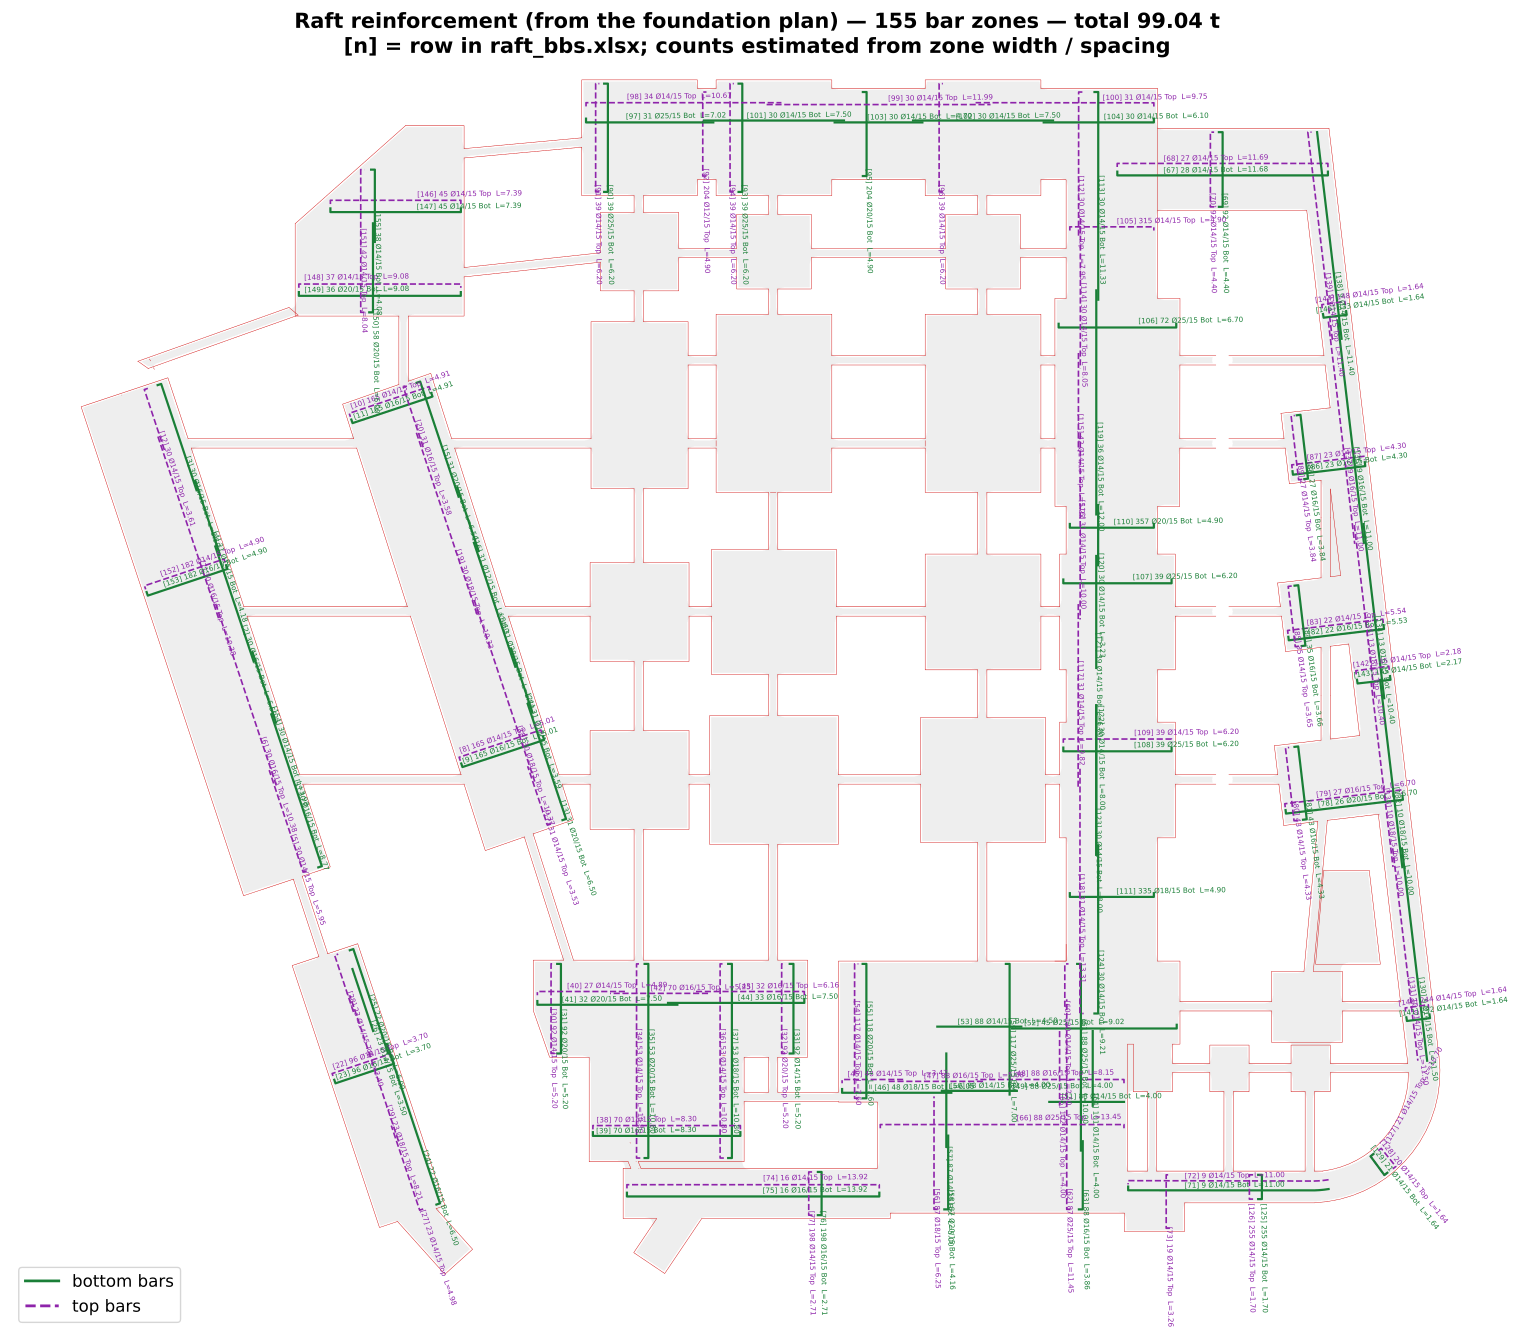

Write the Python code that produced this figure.
"""Bar bending schedule of the rafts, read from the reinforcement shown on the foundation
plan of FOUNDATIONS.dxf (layer S-Steel = typical bar, S-TEXT-STEEL = its label such as
"Ø14/15cm(Top)" or "Ø20/15cmX6.5m(Bot.)").

For every label:
  - bar           : the S-Steel polyline next to the label running in the label's direction;
                    bar length = drawn length incl. its hooks, or the length written in the
                    label ("x6.5m") when given
  - distribution  : the typical bar is shifted sideways (both ways) for as long as at least
                    90 % of its straight run still lies in concrete (RC footprint); that strip
                    width, less 2 x 75 mm cover, / spacing + 1 = number of bars
This is a take-off estimate from the plan - the extents of each bar zone are not drawn as
distribution lines, so check it against the detailed sections.
Outputs (in rebar/): raft_bbs.xlsx, raft_rebar.pdf
"""
import re, math, sys
import numpy as np
import ezdxf
from shapely.geometry import LineString, Point
import matplotlib; matplotlib.use("Agg")
import matplotlib.pyplot as plt
import openpyxl
from openpyxl.styles import Font, PatternFill

COVER = 0.075
sys.argv = sys.argv[:1]
exec(open("blinding_area.py").read().split("wb = openpyxl.Workbook()")[0])   # rc mask, X0, Y1, RES
footing_ns = {}
exec(open("footings_concrete.py").read().split('ws.title = "Footings & rafts"')[0], footing_ns)
lab, rows_fc = footing_ns["lab"], footing_ns["rows"]
iso_pieces = {r[0] for r in rows_fc if r[1].startswith("Footing") and "(x2)" not in r[1] and r[1] != "Footing F3"}

msp_f = ezdxf.readfile("FOUNDATIONS.dxf").modelspace()
pat = re.compile(r"%%C(\d{2})/?(\d{2})cm\s*(?:[xX]?\s*([\d.]+)\s*m)?\s*\((Top|Bot)")
labels = []
for e in msp_f.query('TEXT[layer=="S-TEXT-STEEL"]'):
    p = e.dxf.insert
    if not (X0 < p.x < X1 and Y0 < p.y < Y1):
        continue
    m = pat.search(e.dxf.text.replace(" ", ""))
    if not m:
        continue
    d, s, L, tb = int(m.group(1)), int(m.group(2)) / 100, m.group(3), m.group(4)
    labels.append(dict(text=e.dxf.text.replace("%%C", "Ø"), d=d, s=s, L=float(L) if L else None,
                       layer="Top" if tb == "Top" else "Bottom", x=p.x, y=p.y, rot=e.dxf.rotation % 180))

from ezdxf import path as zpath
bars = []
for e in [e for lay in ("S-Steel", "steel") for e in msp_f.query(f'LINE LWPOLYLINE[layer=="{lay}"]')]:
    pts = [(v.x, v.y) for v in zpath.make_path(e).flattening(0.02)]
    if len(pts) < 2 or LineString(pts).length < 1.0:
        continue
    segs = [(LineString([p, q]).length, p, q) for p, q in zip(pts, pts[1:])]
    ln, p0, p1 = max(segs)
    ang = math.degrees(math.atan2(p1[1] - p0[1], p1[0] - p0[0])) % 180
    main = (p0, p1) if ln > 0.6 * LineString(pts).length else (pts[0], pts[-1])
    bars.append(dict(line=LineString(pts), pts=pts, main=main, ang=ang, length=LineString(pts).length))


def local_angle(bar, P):
    t = bar["line"].project(P)
    p = bar["line"].interpolate(max(t - .3, 0)); q = bar["line"].interpolate(min(t + .3, bar["line"].length))
    return math.degrees(math.atan2(q.y - p.y, q.x - p.x)) % 180


def angdiff(a, b):
    d = abs(a - b) % 180
    return min(d, 180 - d)


def in_rc(x, y):
    c, r = int((x - X0) / RES), int((Y1 - y) / RES)
    return 0 <= r < rc.shape[0] and 0 <= c < rc.shape[1] and rc[r, c]


def piece_at(x, y):
    c, r = int((x - X0) / RES), int((Y1 - y) / RES)
    return lab[r, c] if 0 <= r < lab.shape[0] and 0 <= c < lab.shape[1] else 0


def zone_width(a, b, nvec, keep=0.9, step=0.05):
    a, b = np.array(a), np.array(b)
    t = np.linspace(0, 1, max(int(np.linalg.norm(b - a) / 0.1), 2))
    base = a[None, :] + t[:, None] * (b - a)[None, :]
    nv = np.array(nvec)
    def inside(off):
        p = base + off * nv[None, :]
        c = ((p[:, 0] - X0) / RES).astype(int); r = ((Y1 - p[:, 1]) / RES).astype(int)
        ok = (r >= 0) & (r < rc.shape[0]) & (c >= 0) & (c < rc.shape[1])
        v = np.zeros(len(p), bool); v[ok] = rc[r[ok], c[ok]]
        return v.mean() >= keep
    w = 0.0
    for sgn in (1, -1):
        off = 0.0
        while off < 40 and inside(sgn * (off + step)):
            off += step
        w += off
    return w


out, unmatched = [], []
for L_ in labels:
    P = Point(L_["x"], L_["y"])
    cands = [b for b in bars if b["line"].distance(P) < 1.2
             and min(angdiff(local_angle(b, P), L_["rot"]), angdiff(b["ang"], L_["rot"])) < 12]
    if not cands:
        unmatched.append(L_); continue
    b = min(cands, key=lambda b: b["line"].distance(P))
    (ax_, ay_), (bx_, by_) = b["main"]
    u = np.array([bx_ - ax_, by_ - ay_]); u /= np.linalg.norm(u); nvec = (-u[1], u[0])
    W = zone_width(b["main"][0], b["main"][1], nvec)
    if W <= 0:
        unmatched.append(L_); continue
    n = math.floor(max(W - 2 * COVER, 0) / L_["s"]) + 1
    length = L_["L"] if L_["L"] else b["length"]
    mid = ((ax_ + bx_) / 2, (ay_ + by_) / 2)
    out.append(dict(L_, length=length, width=W, n=n, bar=b, mid=mid, piece=piece_at(*mid)))

# the same mesh is often labelled again in each bay: keep one zone per spec when zones overlap
from shapely.geometry import Polygon as _Poly
def zone_poly(o):
    (ax_, ay_), (bx_, by_) = o["bar"]["main"]
    u = np.array([bx_ - ax_, by_ - ay_]); u /= np.linalg.norm(u); nv = np.array([-u[1], u[0]])
    h = o["width"] / 2
    a_, b_ = np.array([ax_, ay_]), np.array([bx_, by_])
    return _Poly([a_ - h * nv, b_ - h * nv, b_ + h * nv, a_ + h * nv])
in_footing = [o for o in out if o["piece"] in iso_pieces]      # already in the footing BBS
out = [o for o in out if o["piece"] not in iso_pieces]
kept, dropped = [], []
for o in out:
    o["zone"] = zone_poly(o)
    dup = next((k for k in kept if k["d"] == o["d"] and k["s"] == o["s"] and k["layer"] == o["layer"]
                and k["L"] == o["L"] and angdiff(k["bar"]["ang"], o["bar"]["ang"]) < 8
                and k["zone"].intersection(o["zone"]).area > 0.5 * min(k["zone"].area, o["zone"].area)), None)
    (dropped if dup else kept).append(o)
    if dup:
        o["dup_of"] = dup
out = kept

kgm = lambda d: d * d / 162.0
wb = openpyxl.Workbook(); ws = wb.active; ws.title = "BBS rafts"
ws.append(["No.", "Label on plan", "Layer", "Dia (mm)", "Spacing (m)", "Bar length (m)", "Zone width (m)",
           "No. of bars", "Total length (m)", "kg/m", "Weight (kg)", "Plan X", "Plan Y"])
for c in ws[1]:
    c.font = Font(bold=True, color="FFFFFF"); c.fill = PatternFill("solid", fgColor="305496")
by_dia, total = {}, 0.0
for i, o in enumerate(out, 1):
    tl = o["n"] * o["length"]; wt = tl * kgm(o["d"])
    o["no"] = i
    ws.append([i, o["text"], o["layer"], o["d"], o["s"], round(o["length"], 2), round(o["width"], 2), o["n"],
               round(tl, 2), round(kgm(o["d"]), 3), round(wt, 1), round(o["x"], 2), round(o["y"], 2)])
    by_dia[o["d"]] = by_dia.get(o["d"], 0) + wt; total += wt
ws.append([])
ws.append(["Summary by diameter"]); ws[ws.max_row][0].font = Font(bold=True)
for d in sorted(by_dia):
    ws.append(["", f"Ø{d}", "", d, "", "", "", "", "", "", round(by_dia[d], 1)])
ws.append(["", "TOTAL (kg)", "", "", "", "", "", "", "", "", round(total, 1)])
ws.append(["", "TOTAL (ton)", "", "", "", "", "", "", "", "", round(total / 1000, 3)])
for r in (ws.max_row - 1, ws.max_row):
    for c in ws[r]: c.font = Font(bold=True)
if in_footing:
    ws.append([]); ws.append(["Labels inside isolated footings F1-F10 (counted in footing_bbs.xlsx):"])
    for o in in_footing:
        ws.append(["", o["text"], o["layer"], o["d"], o["s"], "", "", "", "", "", "", round(o["x"], 2), round(o["y"], 2)])
if dropped:
    ws.append([]); ws.append(["Repeated labels of a mesh already counted (not counted again):"])
    for o in dropped:
        ws.append(["", o["text"], o["layer"], o["d"], o["s"], "", "", "", "", "", f"same as row {o['dup_of']['no']}",
                   round(o["x"], 2), round(o["y"], 2)])
if unmatched:
    ws.append([]); ws.append(["Labels without a matching bar (not counted):"])
    for u_ in unmatched:
        ws.append(["", u_["text"], u_["layer"], u_["d"], u_["s"], "", "", "", "", "", "", round(u_["x"], 2), round(u_["y"], 2)])
ws.append([])
for line in __doc__.strip().splitlines():
    ws.append([line])
for col, w in zip("ABCDEFGHIJKLM", [6, 28, 8, 8, 10, 13, 13, 10, 14, 7, 12, 9, 9]):
    ws.column_dimensions[col].width = w
wb.save("rebar/raft_bbs.xlsx")

# drawing: RC footprint, every bar zone shaded, typical bar + label number
fig, ax = plt.subplots(figsize=(23.4, 16.5))
xs = np.linspace(X0, X1, rc.shape[1]); ys = np.linspace(Y1, Y0, rc.shape[0])
ax.contourf(xs, ys, rc.astype(float), levels=[.5, 1.5], colors=["#eeeeee"])
for g in blind_lines: ax.plot(*g.xy, color="#cc0000", lw=.3)
for o in out:
    col = "#1a7f37" if o["layer"] == "Bottom" else "#8e24aa"
    ax.plot(*o["bar"]["line"].xy, color=col, lw=1.6 if o["layer"] == "Bottom" else 1.2,
            ls="-" if o["layer"] == "Bottom" else "--")
    ang = o["rot"] if o["rot"] <= 90 else o["rot"] - 180
    ax.text(o["x"], o["y"], f"[{o['no']}] {o['n']} Ø{o['d']}/{o['s'] * 100:.0f} {o['layer'][:3]}  L={o['length']:.2f}",
            fontsize=5.2, color=col, rotation=ang, rotation_mode="anchor", va="bottom")
ax.set_xlim(X0, X1); ax.set_ylim(Y0, Y1); ax.set_aspect("equal"); ax.axis("off")
ax.plot([], [], color="#1a7f37", lw=2, label="bottom bars"); ax.plot([], [], color="#8e24aa", lw=2, ls="--", label="top bars")
ax.legend(loc="lower left", fontsize=12)
ax.set_title(f"Raft reinforcement (from the foundation plan) — {len(out)} bar zones — total {total / 1000:,.2f} t\n"
             "[n] = row in raft_bbs.xlsx; counts estimated from zone width / spacing", fontsize=15, weight="bold")
fig.savefig("rebar/raft_rebar.pdf", bbox_inches="tight")
print(f"labels={len(labels)} kept={len(out)} repeated={len(dropped)} in_footings={len(in_footing)} unmatched={len(unmatched)} total={total:,.1f} kg",
      {d: round(w, 1) for d, w in sorted(by_dia.items())})
for u_ in unmatched: print("unmatched", u_["text"], round(u_["x"], 2), round(u_["y"], 2), u_["rot"])
